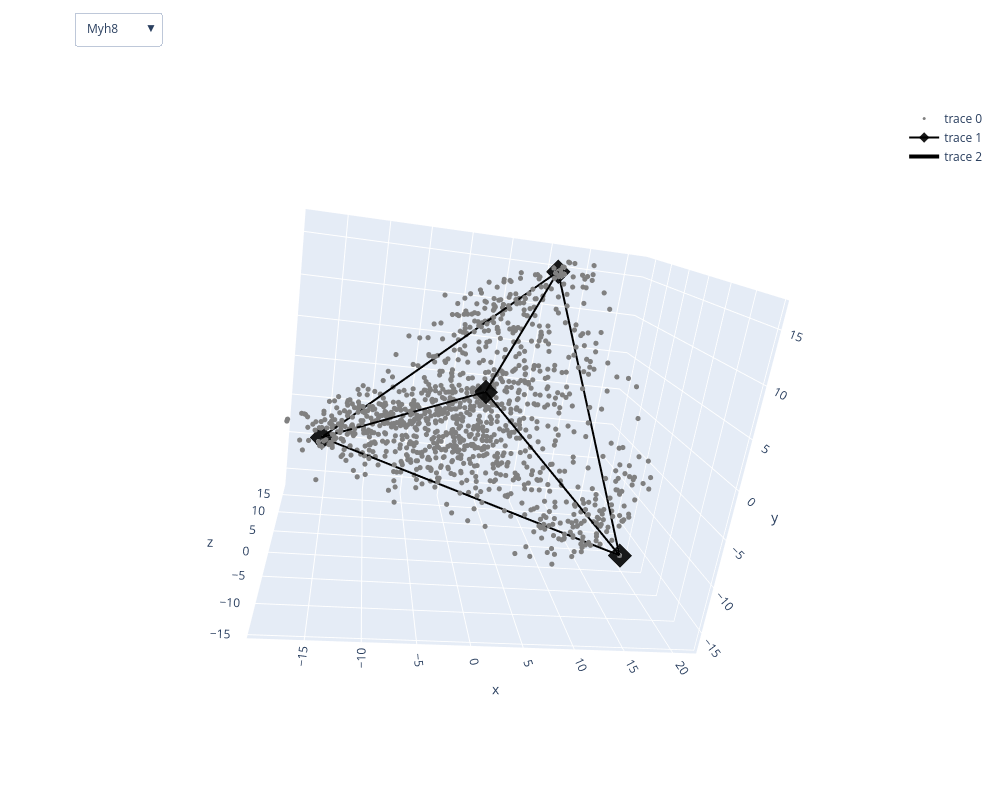

Notebook source saved alongside this figure:
### Code cell
import plotly.graph_objects as go


# 2. Create the initial figure
fig = go.Figure(data=[go.Scatter3d(
    x=df['x'], y=df['y'], z=df['z'],
    mode='markers',
    marker=dict(
        size=3,
        color='gray',
    )
)])

# Add archetypes
fig.add_trace(go.Scatter3d(x=x, y=y, z=z,
    mode='markers+lines',
    marker=dict(size=8, color='black', opacity=0.9, symbol='diamond')
))
fig.add_trace(go.Scatter3d(
    x=x_lines, y=y_lines, z=z_lines,
    mode='lines',
    line=dict(color='black', width=4),
    hoverinfo='none'
))

# 3. Add the Dropdown Menu
fig.update_layout(
    updatemenus=[
        dict(
            buttons=[
                dict(
                    label=gn,
                    method="restyle",
                    args=[{"marker.color": [df[gn]], 
                           "marker.cmin": np.percentile(df[gn],  5),
                           "marker.cmax": np.percentile(df[gn], 95),
                          }] # Note: data must be in a list
                ) for gn in gns
            ],
            direction="down",
            showactive=True,
            x=0.1, y=1.15
        )
    ]
)

fig.update_layout(width=1000, height=800)

fig.update_scenes(xaxis_autorange="reversed") 
fig.update_layout(scene_dragmode='orbit')
fig.show()

### Figure 1 — Plotly figure (JSON) as saved in the notebook; plotly's stock layout.template omitted (floating-point values rounded to 4 significant figures; data arrays with more than 128 entries replaced by an {"elided": "..."} marker saying what was removed)
{"data": [{"marker": {"color": "gray", "size": 3}, "mode": "markers", "type": "scatter3d", "x": {"elided": "1149 float values"}, "y": {"elided": "1149 float values"}, "z": {"elided": "1149 float values"}}, {"marker": {"color": "black", "opacity": 0.9, "size": 8, "symbol": "diamond"}, "mode": "markers+lines", "type": "scatter3d", "x": [-15.49, -1.895, 9.592, 20.33], "y": [-4.981, 6.566, 14.87, -16.29], "z": [3.168, -14.06, 11.8, 2.06]}, {"hoverinfo": "none", "line": {"color": "black", "width": 4}, "mode": "lines", "type": "scatter3d", "x": [-15.49, -1.895, null, -15.49, 9.592, null, -15.49, 20.33, null, -1.895, 9.592, null, -1.895, 20.33, null, 9.592, 20.33, null], "y": [-4.981, 6.566, null, -4.981, 14.87, null, -4.981, -16.29, null, 6.566, 14.87, null, 6.566, -16.29, null, 14.87, -16.29, null], "z": [3.168, -14.06, null, 3.168, 11.8, null, 3.168, 2.06, null, -14.06, 11.8, null, -14.06, 2.06, null, 11.8, 2.06, null]}], "layout": {"height": 800, "scene": {"aspectmode": "auto", "aspectratio": {"x": 1.152, "y": 0.948, "z": 0.916}, "camera": {"center": {"x": 0, "y": 0, "z": 0}, "eye": {"x": 0.4056, "y": 0.6168, "z": -2.035}, "projection": {"type": "perspective"}, "up": {"x": 0.09227, "y": 0.9477, "z": 0.3056}}, "dragmode": "orbit", "xaxis": {"autorange": "reversed", "type": "linear"}}, "updatemenus": [{"buttons": [{"args": [{"marker.cmax": 0.6542, "marker.cmin": 0, "marker.color": {"elided": "1x1149 float values"}}], "label": "Myh8", "method": "restyle"}, {"args": [{"marker.cmax": 0.5818, "marker.cmin": 0, "marker.color": {"elided": "1x1149 float values"}}], "label": "Syndig1l", "method": "restyle"}, {"args": [{"marker.cmax": 1.561, "marker.cmin": 0, "marker.color": {"elided": "1x1149 float values"}}], "label": "Hpse", "method": "restyle"}, {"args": [{"marker.cmax": 1.258, "marker.cmin": 0, "marker.color": {"elided": "1x1149 float values"}}], "label": "Calb2", "method": "restyle"}, {"args": [{"marker.cmax": 1.71, "marker.cmin": 0, "marker.color": {"elided": "1x1149 float values"}}], "label": "Etv1", "method": "restyle"}, {"args": [{"marker.cmax": 1.019, "marker.cmin": 0, "marker.color": {"elided": "1x1149 float values"}}], "label": "Mme", "method": "restyle"}, {"args": [{"marker.cmax": 0.513, "marker.cmin": 0, "marker.color": {"elided": "1x1149 float values"}}], "label": "Nmbr", "method": "restyle"}, {"args": [{"marker.cmax": 2.265, "marker.cmin": 0, "marker.color": {"elided": "1x1149 float values"}}], "label": "Crh", "method": "restyle"}], "direction": "down", "showactive": true, "x": 0.1, "y": 1.15}], "width": 1000}}
